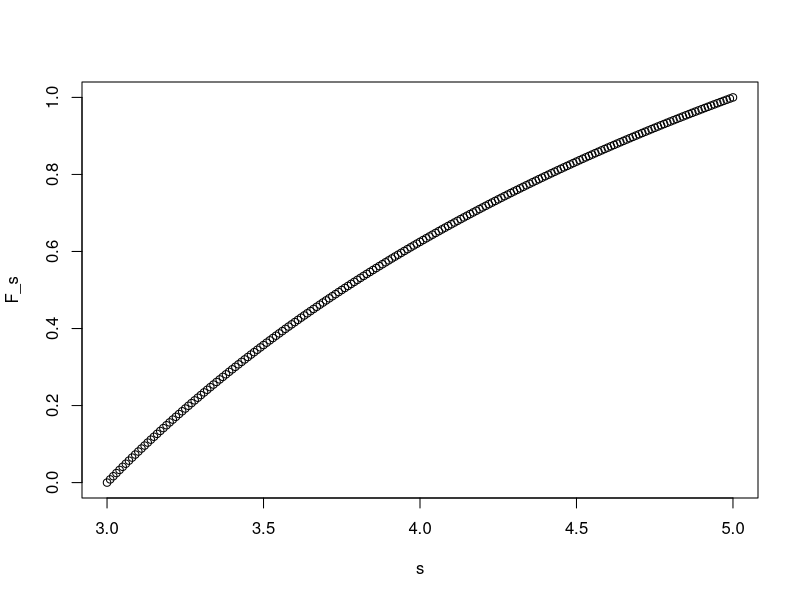
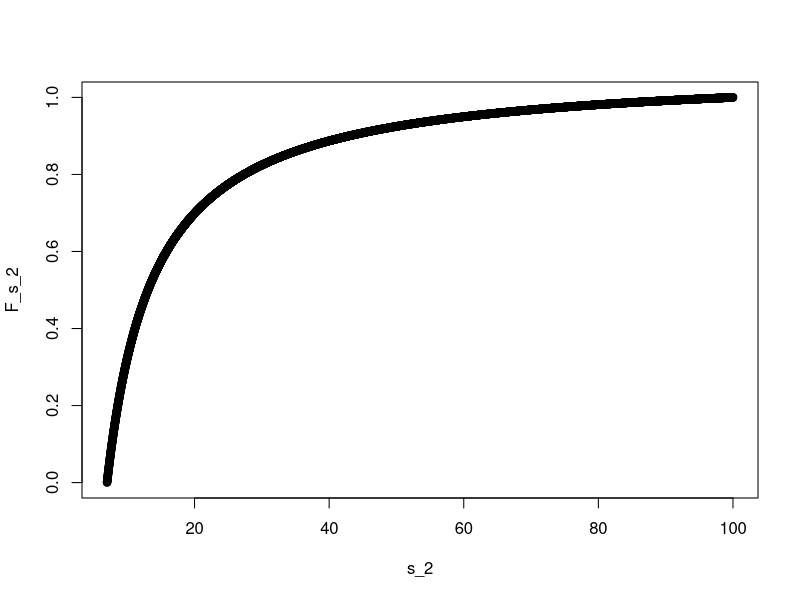

Here is the R script that generated these plots, in order:
CDF <- function(x){
  upper_bound <- max(x);
  lower_bound <- min(x);
  return((upper_bound*(x-lower_bound))/(x*(upper_bound-lower_bound)))
}

s <- seq(3, 5, by=0.01)
F_s <- CDF(s)
plot(s,F_s)


s_2 <- seq(7,100,by=0.01)
F_s_2 <- CDF(s_2)
plot(s_2,F_s_2)
















